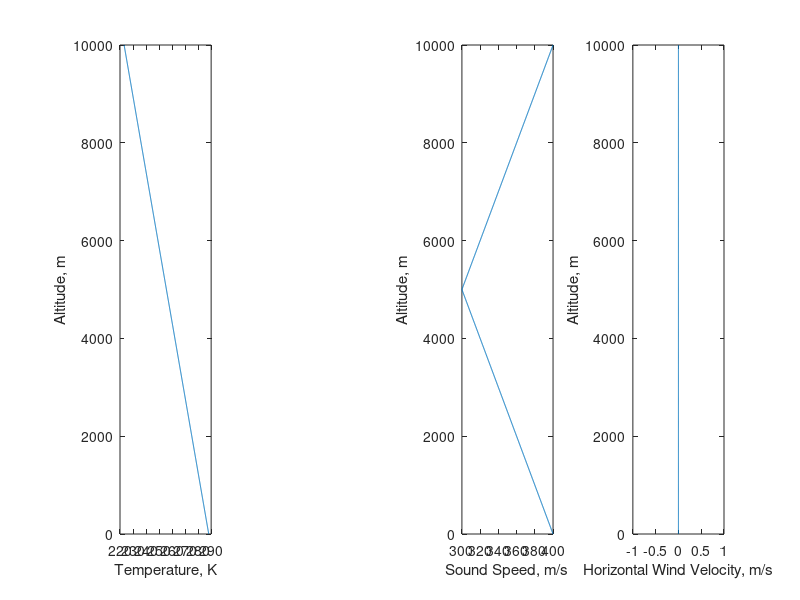
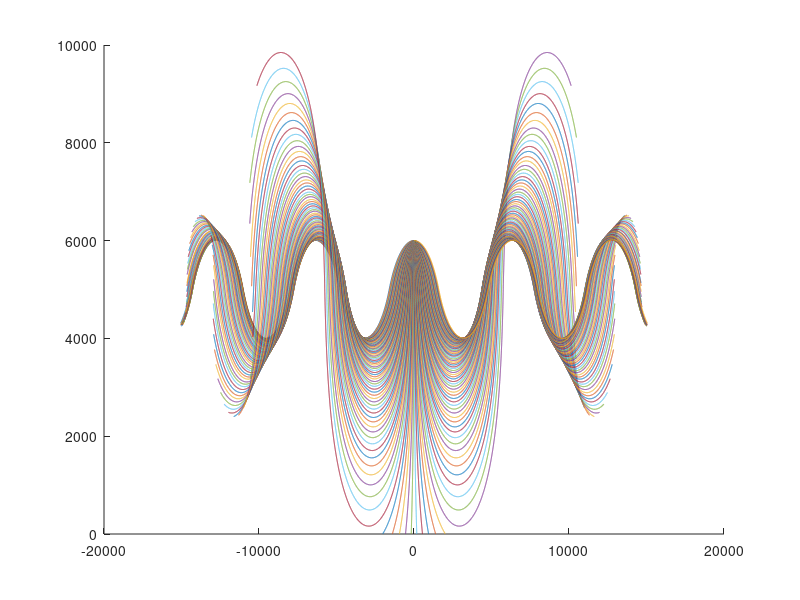

Here is the MATLAB script that generated these plots, in order:
%%
% FINAL PROJECT: AIRCRAFT NOISE RAY TRACING
% AA201B STANFORD SPRING 2023
% ROBERT COLLINS

%% SETUP
clear; 
% close all;
warning('this code does not work!')
%% SIMULATION PARAMETERS
dz = 10; % m
dt = 0.01; %s

z_range = [0, 10000]; %m
x_range = [-1000, 1000]; %m
t_max = 60; %s

%% PHYSICAL PARAMETERS
% Physical Constants
%   Schafer and Vorlander
% temperature gradient
T_0 = 288.15; % Reference sea level temperature, K
L_b = 0.0065; % Temperature lapse rate, K/m

gamma= 1.4; % adiabatic index
R = 287.058; % molar gas constant, dry air, m2/s2

% velocity gradient
% https://en.wikipedia.org/wiki/Log_wind_profile
% https://en.wikipedia.org/wiki/Wind_profile_power_law

% Karman Constant
kar = 0.40; 

% Surface roughness, m 
% https://en.wikipedia.org/wiki/Roughness_length
z_0 = 0.1; 

% Friction velocity
% made this up for now
v_s = 0.05;

%% DEFINE ENVIRONMENT
z = linspace(z_range(1), z_range(2), (diff(z_range))/dz + 1)';
t = linspace(0, t_max, (t_max)/dt + 1)';

% temperature profile
T = T_0 - L_b * z;

% velocity profile
% TODO: ADD POWER LAW ABOVE ~1000M?
vx= v_s/kar .* log(z/z_0)* 0;
vx(z<z_0) = 0;

% sound speed profile
% c = sqrt(gamma * R * T);
c = -sawtooth(2*pi*z/max(z), 1/2)*50 + 350;

% compute derivatives of profiles
vx_dz = [0; diff(vx)];
c_dz = [0; diff(c)];

%% INITIAL PLOTTING
% Plot environmental profile
figure(1); clf;
subplot(1,4,1)
plot(T,z)
xlabel('Temperature, K')
ylabel('Altitude, m')

subplot(1,4,3)
plot(c,z)
xlabel('Sound Speed, m/s')
ylabel('Altitude, m')

subplot(1,4,4)
plot(vx,z)
xlabel('Horizontal Wind Velocity, m/s')
ylabel('Altitude, m')

%% RAY TRACE

% 
n_rays = 150;

% ray angle rel2 positive x
launch_angle = linspace(pi, 2*pi, n_rays);

figure(2); clf; hold on

for ii_ray = 1:n_rays

% initialize ray and normal
r = zeros(size(t, 1), 2);
n = zeros(size(t, 1), 2);

% initial ray position 
r(1,:) = [0,6000]; % x, z
n(1,:) = [cos(launch_angle(ii_ray)), sin(launch_angle(ii_ray))]; % u, w

for ii_t = 1:size(t,1)-1
    % get ii_z 
    [~, ii_z] = min(abs(z-r(ii_t, 2)));
    
    if ii_z == 1 || ii_z == size(z, 1)
        r = r(1:ii_t, :);
        break
    end

    % current values
    s = n(ii_t,:) ./ (c(ii_z) + n(ii_t,:) * vx(ii_z,:)');
    omega = 1 - vx(ii_z) * s(1);
    sz_dt = - omega./c(ii_z) * c_dz(ii_z) - s(1) .* vx_dz(ii_z);
    
    % advance values (euler method)
    r(ii_t+1, :) = r(ii_t,:) + c(ii_z) .* n(ii_t,:) * dt;
    s(2) = s(2) + sz_dt*dt;
    n(ii_t+1, :) = s/norm(s);

    % advance values (RK4)

end

plot(r(:,1), r(:,2))

end